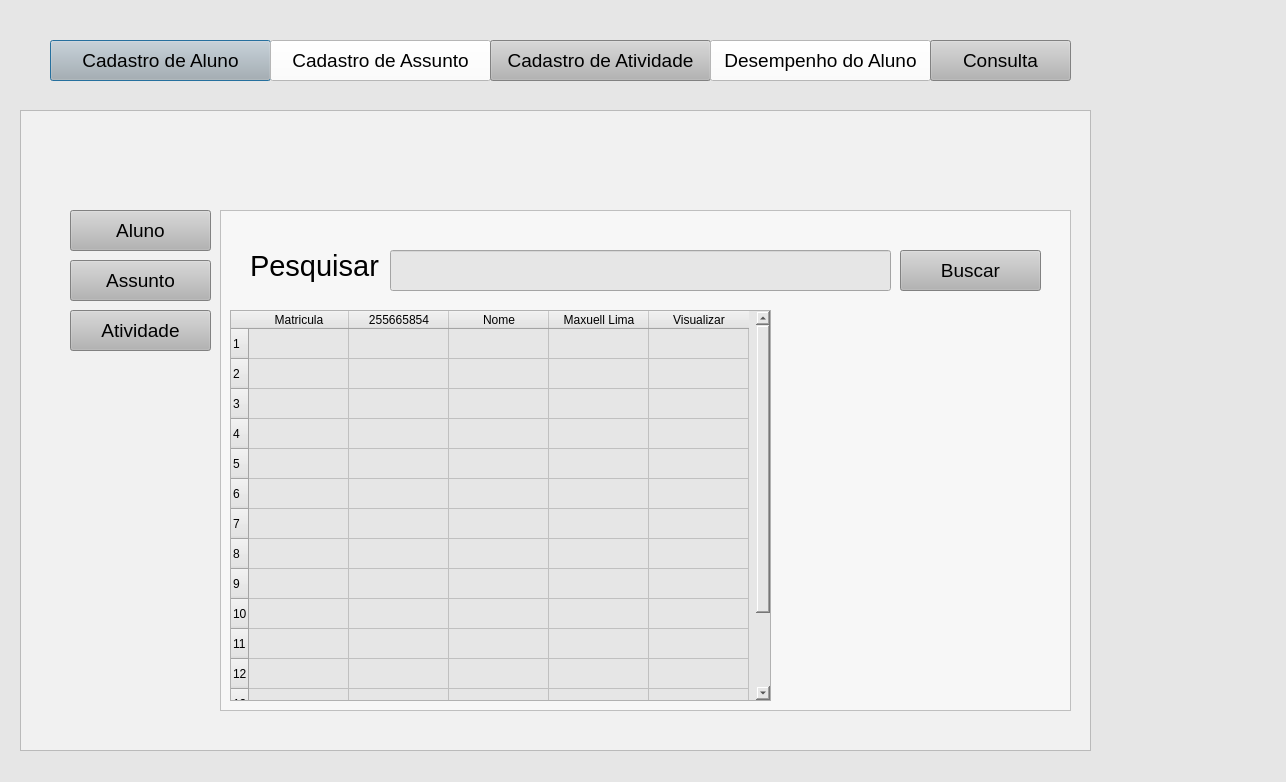
<?xml version="1.0" encoding="UTF-8"?>
<ui version="4.0">
 <class>Dialog</class>
 <widget class="QDialog" name="Dialog">
  <property name="geometry">
   <rect>
    <x>0</x>
    <y>0</y>
    <width>1286</width>
    <height>782</height>
   </rect>
  </property>
  <property name="windowTitle">
   <string>Dialog</string>
  </property>
  <property name="styleSheet">
   <string notr="true">background-color: rgb(230, 230, 230);</string>
  </property>
  <widget class="QPushButton" name="pushButton">
   <property name="geometry">
    <rect>
     <x>50</x>
     <y>40</y>
     <width>221</width>
     <height>41</height>
    </rect>
   </property>
   <property name="font">
    <font>
     <pointsize>14</pointsize>
    </font>
   </property>
   <property name="styleSheet">
    <string notr="true">background-color: rgb(180, 180, 180);</string>
   </property>
   <property name="text">
    <string>Cadastro de Aluno</string>
   </property>
  </widget>
  <widget class="QPushButton" name="pushButton_2">
   <property name="geometry">
    <rect>
     <x>270</x>
     <y>40</y>
     <width>221</width>
     <height>41</height>
    </rect>
   </property>
   <property name="font">
    <font>
     <pointsize>14</pointsize>
    </font>
   </property>
   <property name="styleSheet">
    <string notr="true">background-color: rgb(255, 255, 255);</string>
   </property>
   <property name="text">
    <string>Cadastro de Assunto</string>
   </property>
  </widget>
  <widget class="QPushButton" name="pushButton_3">
   <property name="geometry">
    <rect>
     <x>490</x>
     <y>40</y>
     <width>221</width>
     <height>41</height>
    </rect>
   </property>
   <property name="font">
    <font>
     <pointsize>14</pointsize>
    </font>
   </property>
   <property name="styleSheet">
    <string notr="true">background-color: rgb(180, 180, 180);</string>
   </property>
   <property name="text">
    <string>Cadastro de Atividade</string>
   </property>
  </widget>
  <widget class="QPushButton" name="pushButton_4">
   <property name="geometry">
    <rect>
     <x>710</x>
     <y>40</y>
     <width>221</width>
     <height>41</height>
    </rect>
   </property>
   <property name="font">
    <font>
     <pointsize>14</pointsize>
    </font>
   </property>
   <property name="styleSheet">
    <string notr="true">background-color: rgb(255, 255, 255);</string>
   </property>
   <property name="text">
    <string>Desempenho do Aluno</string>
   </property>
  </widget>
  <widget class="QPushButton" name="pushButton_5">
   <property name="geometry">
    <rect>
     <x>930</x>
     <y>40</y>
     <width>141</width>
     <height>41</height>
    </rect>
   </property>
   <property name="font">
    <font>
     <pointsize>14</pointsize>
    </font>
   </property>
   <property name="styleSheet">
    <string notr="true">background-color: rgb(180, 180, 180);</string>
   </property>
   <property name="text">
    <string>Consulta</string>
   </property>
  </widget>
  <widget class="QTextBrowser" name="textBrowser">
   <property name="geometry">
    <rect>
     <x>20</x>
     <y>110</y>
     <width>1071</width>
     <height>641</height>
    </rect>
   </property>
   <property name="styleSheet">
    <string notr="true">background-color: rgb(241, 241, 241);</string>
   </property>
  </widget>
  <widget class="QPushButton" name="pushButton_11">
   <property name="geometry">
    <rect>
     <x>70</x>
     <y>210</y>
     <width>141</width>
     <height>41</height>
    </rect>
   </property>
   <property name="font">
    <font>
     <pointsize>14</pointsize>
    </font>
   </property>
   <property name="styleSheet">
    <string notr="true">background-color: rgb(180, 180, 180);</string>
   </property>
   <property name="text">
    <string>Aluno</string>
   </property>
  </widget>
  <widget class="QPushButton" name="pushButton_12">
   <property name="geometry">
    <rect>
     <x>70</x>
     <y>260</y>
     <width>141</width>
     <height>41</height>
    </rect>
   </property>
   <property name="font">
    <font>
     <pointsize>14</pointsize>
    </font>
   </property>
   <property name="styleSheet">
    <string notr="true">background-color: rgb(180, 180, 180);</string>
   </property>
   <property name="text">
    <string>Assunto</string>
   </property>
  </widget>
  <widget class="QPushButton" name="pushButton_13">
   <property name="geometry">
    <rect>
     <x>70</x>
     <y>310</y>
     <width>141</width>
     <height>41</height>
    </rect>
   </property>
   <property name="font">
    <font>
     <pointsize>14</pointsize>
    </font>
   </property>
   <property name="styleSheet">
    <string notr="true">background-color: rgb(180, 180, 180);</string>
   </property>
   <property name="text">
    <string>Atividade</string>
   </property>
  </widget>
  <widget class="QTextBrowser" name="textBrowser_2">
   <property name="geometry">
    <rect>
     <x>220</x>
     <y>210</y>
     <width>851</width>
     <height>501</height>
    </rect>
   </property>
   <property name="styleSheet">
    <string notr="true">background-color: rgb(247, 247, 247);</string>
   </property>
  </widget>
  <widget class="QLabel" name="label_7">
   <property name="geometry">
    <rect>
     <x>250</x>
     <y>240</y>
     <width>131</width>
     <height>51</height>
    </rect>
   </property>
   <property name="font">
    <font>
     <pointsize>22</pointsize>
     <weight>50</weight>
     <italic>false</italic>
     <bold>false</bold>
     <underline>false</underline>
    </font>
   </property>
   <property name="styleSheet">
    <string notr="true">background-color: rgb(247, 247, 247);</string>
   </property>
   <property name="text">
    <string>Pesquisar:</string>
   </property>
  </widget>
  <widget class="QLineEdit" name="lineEdit">
   <property name="geometry">
    <rect>
     <x>390</x>
     <y>250</y>
     <width>501</width>
     <height>41</height>
    </rect>
   </property>
  </widget>
  <widget class="QPushButton" name="pushButton_14">
   <property name="geometry">
    <rect>
     <x>900</x>
     <y>250</y>
     <width>141</width>
     <height>41</height>
    </rect>
   </property>
   <property name="font">
    <font>
     <pointsize>14</pointsize>
    </font>
   </property>
   <property name="styleSheet">
    <string notr="true">background-color: rgb(180, 180, 180);</string>
   </property>
   <property name="text">
    <string>Buscar</string>
   </property>
  </widget>
  <widget class="QTableWidget" name="tableWidget">
   <property name="geometry">
    <rect>
     <x>230</x>
     <y>310</y>
     <width>541</width>
     <height>391</height>
    </rect>
   </property>
   <row>
    <property name="text">
     <string>1</string>
    </property>
   </row>
   <row>
    <property name="text">
     <string>2</string>
    </property>
   </row>
   <row>
    <property name="text">
     <string>3</string>
    </property>
   </row>
   <row>
    <property name="text">
     <string>4</string>
    </property>
   </row>
   <row>
    <property name="text">
     <string>5</string>
    </property>
   </row>
   <row>
    <property name="text">
     <string>6</string>
    </property>
   </row>
   <row>
    <property name="text">
     <string>7</string>
    </property>
   </row>
   <row>
    <property name="text">
     <string>8</string>
    </property>
   </row>
   <row>
    <property name="text">
     <string>9</string>
    </property>
   </row>
   <row>
    <property name="text">
     <string>10</string>
    </property>
   </row>
   <row>
    <property name="text">
     <string>11</string>
    </property>
   </row>
   <row>
    <property name="text">
     <string>12</string>
    </property>
   </row>
   <row>
    <property name="text">
     <string>13</string>
    </property>
   </row>
   <row>
    <property name="text">
     <string>14</string>
    </property>
   </row>
   <row>
    <property name="text">
     <string>15</string>
    </property>
   </row>
   <column>
    <property name="text">
     <string>Matricula</string>
    </property>
   </column>
   <column>
    <property name="text">
     <string>255665854</string>
    </property>
   </column>
   <column>
    <property name="text">
     <string>Nome</string>
    </property>
   </column>
   <column>
    <property name="text">
     <string>Maxuell Lima</string>
    </property>
   </column>
   <column>
    <property name="text">
     <string>Visualizar</string>
    </property>
   </column>
  </widget>
 </widget>
 <resources/>
 <connections/>
</ui>
